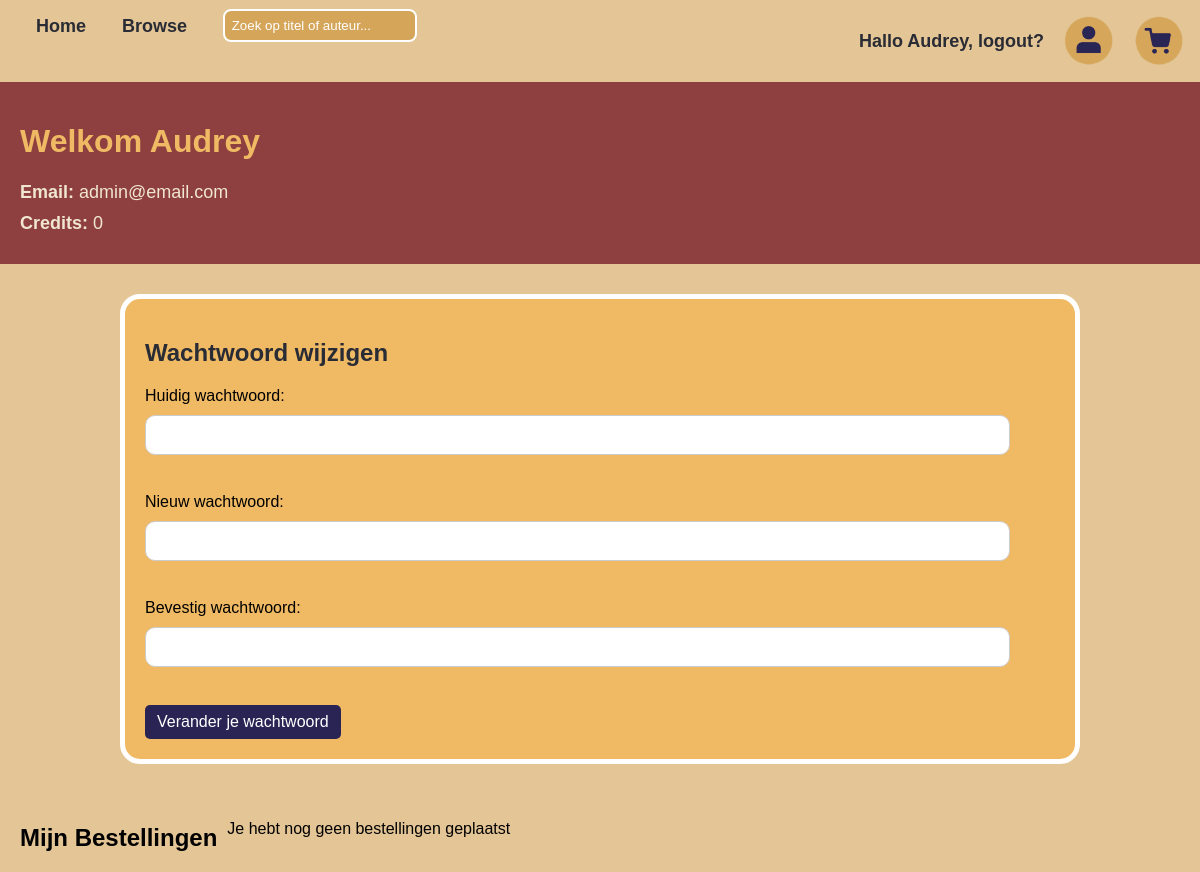
Page /clientProfile.php (signed in) on the committed database.
### tables this page shows
CREATE TABLE `clients` (
  `id` int(11) NOT NULL,
  `username` varchar(300) NOT NULL,
  `email` varchar(300) NOT NULL,
  `password` varchar(300) NOT NULL,
  `usertype` int(11) DEFAULT 0,
  `credits` float DEFAULT 1000
);

### classes/Client.php (called while the page is built, shortened)
<?php
   class Client{
        private $username;
        private $email;
        private $credits;
        public function setId($id)
        {
                return $this;
        }
        public function getUsername()
        {
                return $this->username;
        }
        public function getEmail()
        {
                return $this->email;
        }
        public function getCredits()
        {
                return $this->credits;
        }
        public static function getByEmail($email){
                $conn = Db::getConnection();
                $statement = $conn->prepare("SELECT * FROM clients WHERE email = :email");
                $statement->bindParam(':email', $email);
                $statement->execute();
                $result = $statement->fetch(\PDO::FETCH_ASSOC);
                if($result){
                        $client = new Client();
                        $client->setId($result['id']);
                        $client->username = $result['username'];
                        $client->email = $result['email'];
                        $client->password = $result['password'];
                        $client->usertype = $result['usertype'];
                        $client->credits = $result['credits'];
                        return $client;
                }else{
                        return null;
                }
        }
}

### classes/Order.php (called while the page is built, shortened)
<?php
   class Order{
    public static function getOrderByClientId($clientId){
        try{
            $conn = Db::getConnection();
            $statement = $conn->prepare("SELECT * FROM orders WHERE client_id = :client_id");
            $statement->execute([':client_id' => $clientId]);
            return $statement->fetchAll(\PDO::FETCH_ASSOC);
            var_dump($orders);
            return $orders;
        } catch (Exception $e){
            error_log("Fout bij het ophalen van bestellingen: " . $e->getMessage());
            return false;
        }
    }
}

### clientProfile.php (the view, shortened to what this page needs)
<?php
    $client = Client::getByEmail($_SESSION['email']);
    $orders = Order::getOrderByClientId($client->getId());
?><!DOCTYPE html>
<html lang="en">
<head>
    <link rel="stylesheet" type="text/css" href="css/client.css?<?php echo time(); ?>"/>
</head>
<body>
    <?php include_once("nav.inc.php"); ?>
    <div class="client-details">
        <h1>Welkom <?php echo htmlspecialchars($client->getUsername());?></h1>
        <p><strong>Email:</strong> <?php echo htmlspecialchars($client->getEmail()); ?></p>
        <p><strong>Credits:</strong> <?php echo htmlspecialchars($client->getCredits()); ?></p>
    </div>
    <div class="password-change-form">
        <h2>Wachtwoord wijzigen</h2>
        <form action="" method="POST">
            <label for="current_password">Huidig wachtwoord:</label>
            <input type="password" name="current_password" id="current_password" required><br><br>
            <label for="new_password">Nieuw wachtwoord:</label>
            <input type="password" name="new_password" id="new_password" required><br><br>
            <label for="confirm_password">Bevestig wachtwoord:</label>
            <input type="password" name="confirm_password" id="confirm_password" required><br><br>
            <button type="submit" name="change_password" class="submit-Btn">Verander je wachtwoord</button>
        </form>
    </div>
    <div class="orders">
        <h2>Mijn Bestellingen</h2>
        <?php if($orders && count($orders) > 0): ?>
            <ul>
                <?php foreach($orders as $order): ?>
                    <li>
                        <h3>Bestelling nr: <?php echo $order['id']; ?></h3>
                        <p><strong>Datum: </strong><?php echo $order['order_date']; ?></p>
                        <h4>Bestelde producten:</h4>
                        <?php $orderDetails = Order::getOrderDetails($order['id']); foreach($orderDetails as $item): $reviews = Order::getReviewsByProductId($item['product_id']); ?>
                            <div>
                                <p><strong>Product:</strong> <?php echo htmlspecialchars($item['product_name']); ?></p>
                                <p><strong>Prijs:</strong> €<?php echo number_format($item['product_price'], 2);?></p>
                                <p><strong>Aantal:</strong> <?php echo $item['quantity']; ?></p>
                                <form class="review-form" id="reviewForm-<?php echo $item['product_id']; ?>" data-product-id="<?php echo $item['product_id']; ?>">
                                    <label for="rating">Beoordeel dit product:</label>
                                    <select name="rating" required>
                                        <option value="1">1 - Slecht</option>
                                        <option value="2">2 - Matig</option>
                                        <option value="3">3 - Goed</option>
                                        <option value="4">4 - Zeer goed</option>
                                        <option value="5">5 - Uitstekend</option>
                                    </select>
                                    <label for="comment">Laat een review achter:</label>
                                    <textarea name="comment" required></textarea>
                                    <button type="submit" name="submit_review">Plaats je review</button>
                                </form>
                                <ul class="review-list" id="reviewList-<?php echo $item['product_id']; ?>">
                                </ul>
                            </div>
                        <?php endforeach; ?>
                    </li>
                <?php endforeach; ?>
            </ul>
        <?php else: ?>
            <p>Je hebt nog geen bestellingen geplaatst</p>
        <?php endif; ?>
    </div>
</body>
</html>

### css/client.css (style rules this page uses)
* { box-sizing: border-box; }
body { background-color: #e4c595; font-family: Arial, Helvetica, sans-serif; margin: 0; }
::placeholder { color: white; }
.client-details { display: block; background-color: #8e3f3f; align-items: stretch; gap: 15px; padding: 20px; margin-bottom: 30px; }
.client-details h1 { color: #f0ba64; }
.client-details p { color: #f0e6d2; font-size: 18px; margin: 10px 0; }
.client-details strong { font-weight: bold; }
.password-change-form { margin: 0px auto; background-color: #f0ba64; border: 5px solid white; width: 80%; padding: 20px; border-radius: 20px; margin-bottom: 40px; }
.password-change-form h2 { font-size: 24px; color: #292b35; margin-bottom: 20px; }
.password-change-form label { display: block; font-size: 16px; margin-bottom: 10px; }
.password-change-form input[type="password"] { width: 95%; padding: 10px; font-size: 16px; margin-bottom: 20px; border: 1px solid #ccc; border-radius: 10px; }
.password-change-form .submit-Btn { background-color: #2a2454; color: white; border: none; border-radius: 5px; padding: 8px 12px; font-size: 16px; cursor: pointer; }
.orders { display: flex; flex-wrap: wrap; gap: 10px; margin-top: 10px; }
.orders h2 { margin-left: 20px; }

### rows in the picture
clients: username "Audrey", email "admin@email.com", credits "0"

### other values in the picture
$_SESSION['username'] "Audrey"
